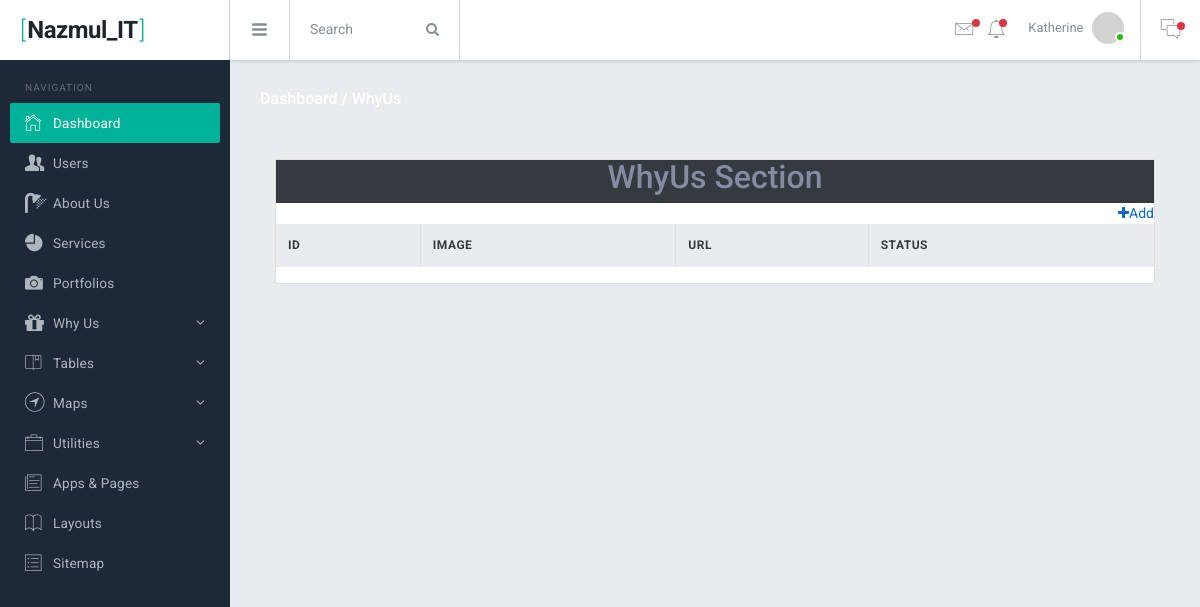
Page /Dashboard/video.php (signed in) on the earlier database version.
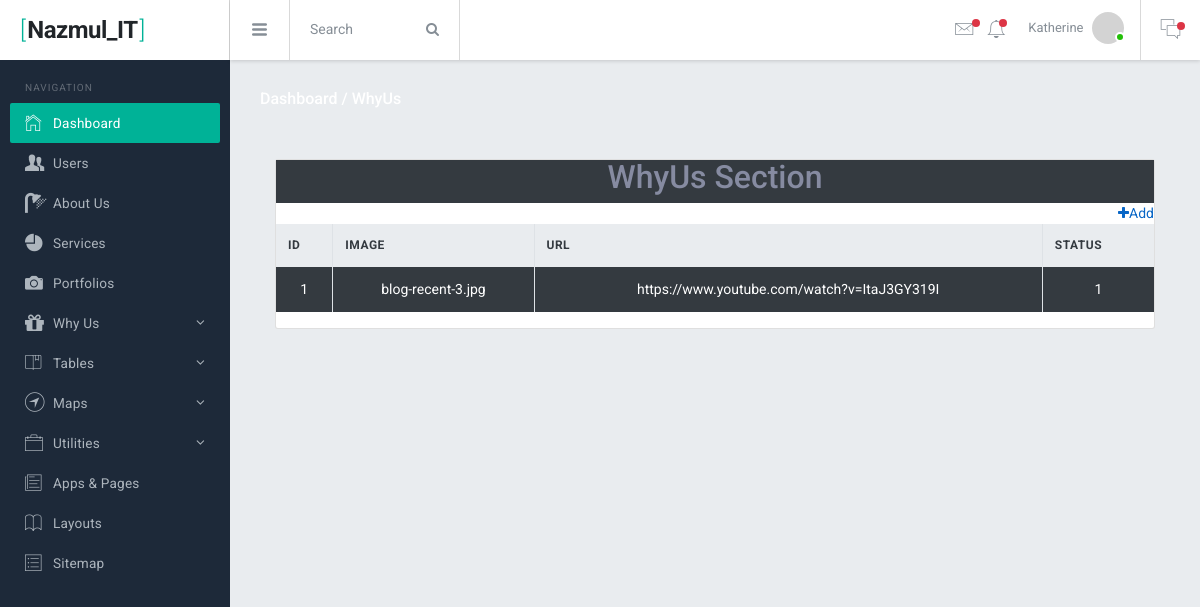
Same page on the later database version.
### tables this page shows
CREATE TABLE `video` (
  `id` tinyint(3) UNSIGNED NOT NULL,
  `image` varchar(255) NOT NULL,
  `url` varchar(255) NOT NULL,
  `status` int(11) NOT NULL DEFAULT 1
);

### Dashboard/video.php (the view)
<?php
  require_once'../db.php';
  include'include/header.php';
  $select="SELECT * FROM video";
  $whyus=mysqli_query($db, $select);
?>
<div class="br-mainpanel">
  <div class="pd-30">
    <h6 class="tx-gray-800 mg-b-5">
      <a class="tx-white" href="dashboard.php">Dashboard /</a>
      <a class="tx-white" href="#">WhyUs</a>
    </h6>
  </div>
  <div class="br-pagebody mg-t-5 pd-x-30">
    <div class="col-12 m-auto">
      <div class="card mt-sm-3">
        <table class="table table-bordered mt-30 text-center">
          <div class="text-center bg-dark">
            <h2>WhyUs Section</h2>
          </div>
          <a class="text-right" href="add-video.php"><i class="fa fa-plus"></i>Add</a>
          <thead class="thead-light text-center">
            <tr>
              <th>ID</th>
              <th>Image</th>
              <th>Url</th>
              <th>Status</th>
            </tr>
          </thead>
          <tbody class="tx-white text-center">
            <?php
              foreach ($whyus as $key => $value) {
                ?>
              <tr>
                <td class="bg-dark"><?php echo ++$key?></td>
                <td class="bg-dark"><?php echo $value['image'];?></td>
                <td class="bg-dark"><?php echo $value['url'];?></td>
                <td class="bg-dark"><?php echo $value['status'];?></td>
              </tr>
              <?php
              }
            ?>
          </tbody>
        </table>
      </div>
    </div>
  </div>
</div>
<?php include'include/footer.php'?>

Differences in the rows shown:
added video: image "blog-recent-3.jpg", url "https://www.youtube.com/watch?v=ItaJ3GY319I", status "1"
